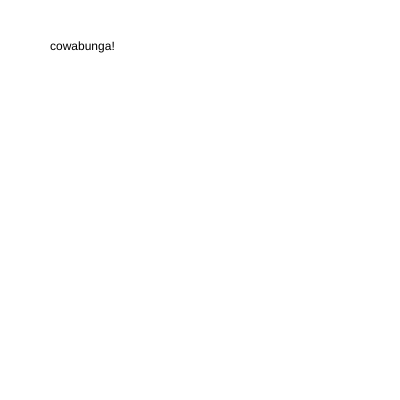
Frame 1 (no input)
Frame 60 (no input): identical to frame 1, image omitted
Frame 120 (the mouse pressed at the canvas centre since frame 60): identical to frame 1, image omitted

The p5.js sketch that drew this single still picture (run headless with seeded random() and noise() and a simulated clock; from frame 60 on, the mouse is pressed at the canvas centre):

// p5.js sketch
// ── sketch.js
function setup() {
  createCanvas(400, 400);
}

function draw() {
  background(255);
  text("cowabunga!", 50, 50);
}
